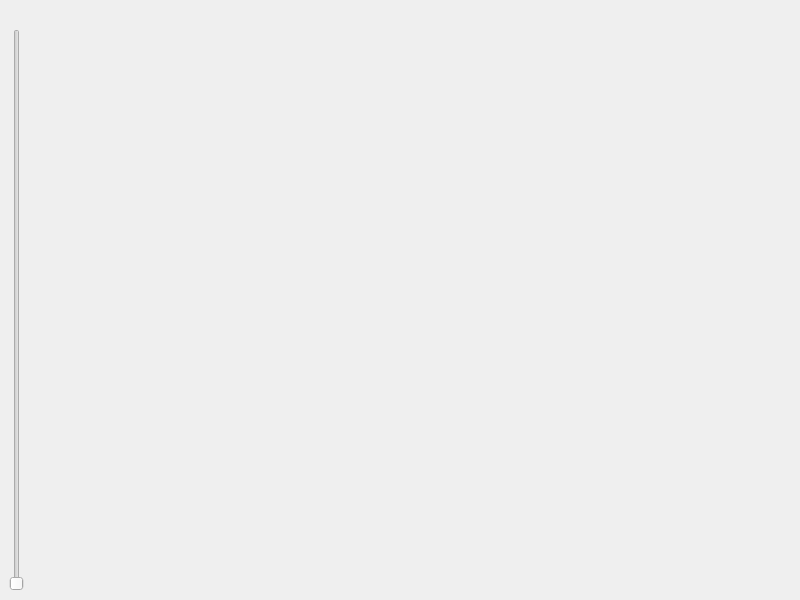
<?xml version="1.0" encoding="UTF-8"?>
<ui version="4.0">
 <class>MainWindow</class>
 <widget class="QMainWindow" name="MainWindow">
  <property name="geometry">
   <rect>
    <x>0</x>
    <y>0</y>
    <width>800</width>
    <height>600</height>
   </rect>
  </property>
  <property name="windowTitle">
   <string>MainWindow</string>
  </property>
  <widget class="QWidget" name="centralwidget">
   <layout class="QVBoxLayout" name="verticalLayout">
    <item>
     <widget class="QLabel" name="imageLabel"/>
    </item>
    <item>
     <widget class="QSlider" name="slider"/>
    </item>
   </layout>
  </widget>
 </widget>
 <resources/>
 <connections/>
</ui>
